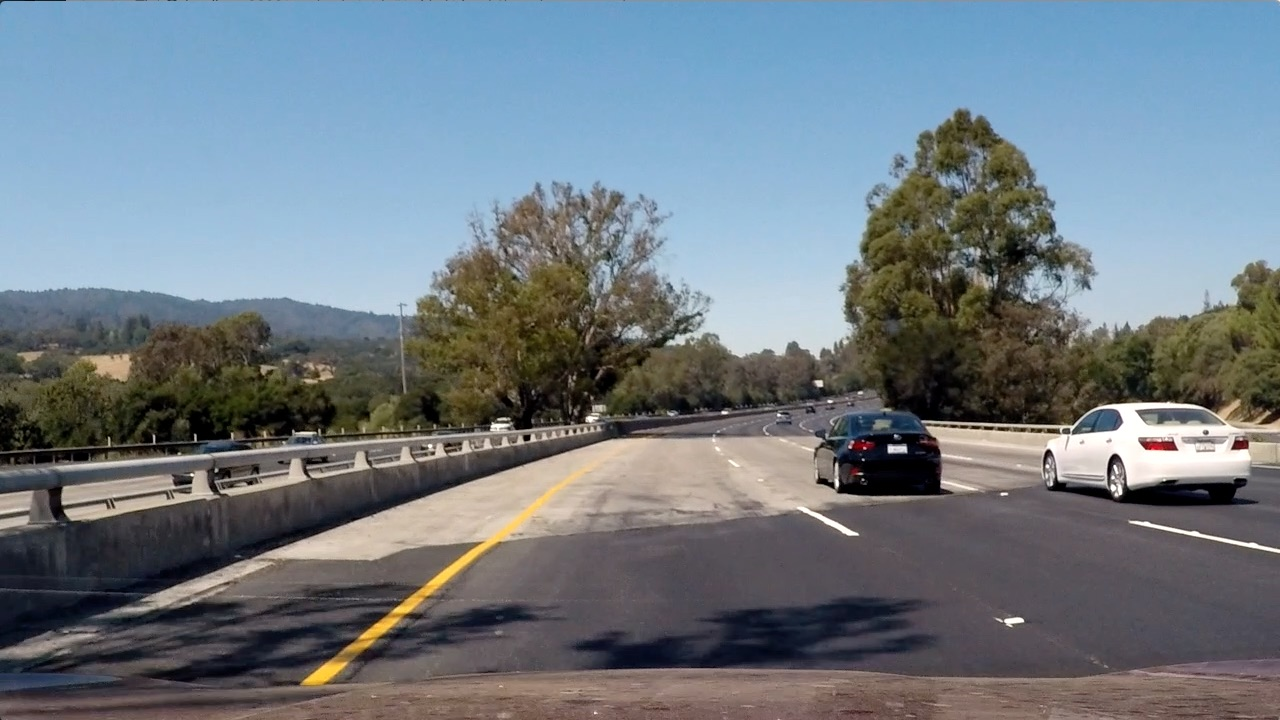
#> input picture test_images/test4.jpg, 1280 x 720 px
$ jupyter execute --allow-errors car_lanes.ipynb   (shell and % lines are left out)   (older library calls are emulated)
#> lines starting #> are read from the running program, lines starting #| are printed output that depends on the picture; after the words box and inside, x2 and y2 are one past the last pixel; in counts of white or black regions, pixels touching at a corner belong together
[cell 1]
# import necessary modules
import matplotlib.pyplot as plt
import matplotlib.image as mpimg
import numpy as np
import cv2
import os
import pickle
from scipy.interpolate import UnivariateSpline
from scipy.signal import find_peaks_cwt


pi = 3.14159
# Define size for sliding windows
window_size = 60

# load calibration data from pickled file
data = pickle.load( open( "camera_calibration.pkl", "rb" ) )
#> (reads camera_calibration.pkl from the repository)
mtx_camera = data[0]
dist_camera = data[1]

[cell 2]
#read an image
image = mpimg.imread('test_images/test4.jpg')
#> image is the input picture: shape (720, 1280, 3); mean R, G, B 112.2, 122.7, 130.9
# plot the image using matplot
plt.imshow(image)
plt.axis('off')

[cell 3]
def undistort_image(img, mtx, dist):
    """ function to undistort image using camera Matrix and distortion coeffcients from camera calibration  """
    undist_img = cv2.undistort(img, mtx, dist, None, mtx)
    return undist_img

def gaussian_blur(img, kernel=5):
    """ gaussian blur """
    blur = cv2.GaussianBlur(img,(kernel,kernel),0)
    return blur

def warp_image(img,src,dst,img_size):
    """ using cv2 function to apply perspective transform and get bird eye view"""
    M = cv2.getPerspectiveTransform(src, dst)
    warped = cv2.warpPerspective(img, M, img_size, flags=cv2.INTER_LINEAR)
    Minv = cv2.getPerspectiveTransform(dst, src)

    return warped,M,Minv

def apply_perspective_transform(image):
    """ Applies bird-eye perspective transform to an image """
    img_size = image.shape
    ht_window = np.uint(img_size[0]/1.5)
    hb_window = np.uint(img_size[0])
    c_window = np.uint(img_size[1]/2)
    ctl_window = c_window - .25*np.uint(img_size[1]/2)
    ctr_window = c_window + .25*np.uint(img_size[1]/2)
    cbl_window = c_window - 1*np.uint(img_size[1]/2)
    cbr_window = c_window + 1*np.uint(img_size[1]/2)
    src = np.float32([[cbl_window,hb_window],[cbr_window,hb_window],
                      [ctr_window,ht_window],[ctl_window,ht_window]])
    dst = np.float32([[0,img_size[0]],[img_size[1],img_size[0]],
                  [img_size[1],0],[0,0]])

    warped,M_warp,Minv_warp = warp_image(image,src,dst,(img_size[1],img_size[0])) # returns birds eye image
    return warped,M_warp,Minv_warp

def abs_sobel_thresh(img, orient='x', sobel_kernel=3, thresh=(0, 255)):
    # Calculate directional gradient
    # Apply threshold
    if orient=='x':
        img_s = cv2.Sobel(img,cv2.CV_64F, 1, 0)
    else:
        img_s = cv2.Sobel(img,cv2.CV_64F, 0, 1)
    img_abs = np.absolute(img_s)
    img_sobel = np.uint8(255*img_abs/np.max(img_abs))

    binary_output = 0*img_sobel
    binary_output[(img_sobel >= thresh[0]) & (img_sobel <= thresh[1])] = 1
    return binary_output

# Calculate gradient magnitude of sobel filter with threasold ranges between 0:255
# [31 lines left out: functions mag_thresh, dir_threshold, sobel_combined, not called in this run]

def color_mask(hsv,low,high):
    # Takes in low and high values and returns mask
    mask = cv2.inRange(hsv, low, high)
    return mask

# [5 lines left out: function apply_color_mask, not called in this run]


def get_mask_poly(img,poly_fit,window_sz):
    """
        This function returns masks for points used in computing polynomial fit.
    """
    mask_poly = np.zeros_like(img)
    img_size = np.shape(img)

    poly_pts = []
    pt_y_all = []

    for i in range(8):
        img_y1 = int(img_size[0]-img_size[0]*i/8) # take a slice from the image
        img_y2 =int(img_size[0]-img_size[0]*(i+1)/8)

        pt_y = (img_y1+img_y2)/2
        pt_y_all.append(pt_y)
        poly_pt = np.round(poly_fit[0]*pt_y**2 + poly_fit[1]*pt_y + poly_fit[2])

        poly_pts.append(poly_pt)

        mask_poly[img_y2:img_y1,int(poly_pt-window_sz):int(poly_pt+window_sz)] = 1.0

    return mask_poly, np.array(poly_pts),np.array(pt_y_all)
def cumulative_sum(a, n=3):
    """get cumulative sum"""
    ret = np.cumsum(a, dtype=float)
    ret[n:] = ret[n:] - ret[:-n]
    return ret[n - 1:] / n

def get_initial_mask(img,window_sz):
    """
    This function gets the mask of the lane where it gets the left and the right lanes
    seperatly and if any lane is not continuous it completes it to draw a continuous line
    and if no peak(Lane) found it returns the prev one
    """


    img = gaussian_blur(img,5)
    img_size = np.shape(img)
    mov_filtsize = int(img_size[1]/50.)
    mean_ln = np.mean(img[int(img_size[0]/2):,:],axis=0)
    mean_ln = cumulative_sum(mean_ln,mov_filtsize)
    # get the value of x axis of the two peaks
    indexes = find_peaks_cwt(mean_ln,[100], max_distances=[800])

    val_ind = np.array([mean_ln[indexes[i]] for i in range(len(indexes)) ])
    #* get the index of sorted elements
    ind_sorted = np.argsort(-val_ind)

    ind_peakR = indexes[ind_sorted[0]]
    ind_peakL = indexes[ind_sorted[1]]
    if ind_peakR<ind_peakL:
        ind_temp = ind_peakR
        ind_peakR = ind_peakL
        ind_peakL = ind_temp


    mask_L_i = np.zeros_like(img)
    mask_R_i = np.zeros_like(img)

    ind_peakR_prev = ind_peakR
    ind_peakL_prev = ind_peakL

    # Split image into 8 parts and compute histogram on each part

    for i in range(8):
        img_y1 = int(img_size[0]-img_size[0]*i/8)
        img_y2 = int(img_size[0]-img_size[0]*(i+1)/8)

        mean_lane_y = np.mean(img[img_y2:img_y1,:],axis=0)
        mean_lane_y = cumulative_sum(mean_lane_y,mov_filtsize)
        indexes = find_peaks_cwt(mean_lane_y,[100], max_distances=[800])

        if len(indexes)>1.5:
            val_ind = np.array([mean_ln[indexes[i]] for i in range(len(indexes)) ])
            ind_sorted = np.argsort(-val_ind)

            ind_peakR = indexes[ind_sorted[0]]
            ind_peakL = indexes[ind_sorted[1]]
            if ind_peakR<ind_peakL:
                ind_temp = ind_peakR
                ind_peakR = ind_peakL
                ind_peakL = ind_temp

        else:
        # If no pixels are found, use previous ones.
            if len(indexes)==1:
                if (np.abs(indexes[0]-ind_peakR_prev)<np.abs(indexes[0]-ind_peakL_prev)):
                    ind_peakR = indexes[0]
                    ind_peakL = ind_peakL_prev
                else:
                    ind_peakL = indexes[0]
                    ind_peakR = ind_peakR_prev
            else:
                ind_peakL = ind_peakL_prev
                ind_peakR = ind_peakR_prev


        # If new center is more than 60pixels away, use previous
        # Outlier rejection
        if np.abs(ind_peakL-ind_peakL_prev)>=60:
            ind_peakL = ind_peakL_prev

        if np.abs(ind_peakR-ind_peakR_prev)>=60:
            ind_peakR = ind_peakR_prev


        mask_L_i[img_y2:img_y1,int(ind_peakL-window_sz):int(ind_peakL+window_sz)] = 1.0
        mask_R_i[img_y2:img_y1,int(ind_peakR-window_sz):int(ind_peakR+window_sz)] = 1.0

        ind_peakL_prev = ind_peakL
        ind_peakR_prev = ind_peakR

    return mask_L_i,mask_R_i

[cell 4]
def get_val(y,pol_a):
    # Returns value of a quadratic polynomial
    return pol_a[0]*y**2+pol_a[1]*y+pol_a[2]

def draw_pw_lines(img,pts,color):
    # This function draws lines connecting 10 points along the polynomial
    pts = np.int_(pts)
    for i in range(10):
        x1 = pts[0][i][0]
        y1 = pts[0][i][1]
        x2 = pts[0][i+1][0]
        y2 = pts[0][i+1][1]
        cv2.line(img, (x1, y1), (x2, y2),color,50)

def get_curvature(pol_a,y_pt):
    # Returns curvature of a quadratic
    A = pol_a[0]
    B = pol_a[1]
    R_curve = (1+(2*A*y_pt+B)**2)**1.5/2/A
    return R_curve

def stack_arr(arr):
    # Stacks 1-channel array into 3-channel array to allow plotting
    return np.stack((arr, arr,arr), axis=2)

[cell 5]
left_bot=0
right_bot = 0
def pipeline_process_highway(image):

    global left_fit_prev
    global right_fit_prev
    global col_R_prev
    global col_L_prev
    global set_prev
    global mask_poly_L
    global mask_poly_R
    global left_bot
    global right_bot
    # Undistort image
    image = undistort_image(image, mtx_camera , dist_camera )

    # smooth the image
    image = gaussian_blur(image, kernel=5)

    # image size
    img_size = np.shape(image)

    # get bird eye view
    warped,M_warp,Minv_warp = apply_perspective_transform(image)


    image_HSV = cv2.cvtColor(warped,cv2.COLOR_RGB2HSV)
    # Define color ranges and apply color mask
    yellow_hsv_low  = np.array([ 0, 100, 100])
    yellow_hsv_high = np.array([ 50, 255, 255])

    white_hsv_low  = np.array([  20,   0,   180])
    white_hsv_high = np.array([ 255,  80, 255])
    # get yellow and white masks
    mask_yellow = color_mask(image_HSV,yellow_hsv_low,yellow_hsv_high)
    mask_white = color_mask(image_HSV,white_hsv_low,white_hsv_high)
    # Combine white and yellow masks into 1
    mask_lane = cv2.bitwise_or(mask_yellow,mask_white)

    # Convert image to HLS scheme
    image_HLS = cv2.cvtColor(warped,cv2.COLOR_RGB2HLS)

    # Apply sobel filters on L and S channels.
    img_gs = image_HLS[:,:,1]
    img_abs_x = abs_sobel_thresh(img_gs,'x',5,(50,225))
    img_abs_y = abs_sobel_thresh(img_gs,'y',5,(50,225))
    wraped2 = np.copy(cv2.bitwise_or(img_abs_x,img_abs_y))

    img_gs = image_HLS[:,:,2]
    img_abs_x = abs_sobel_thresh(img_gs,'x',5,(50,255))
    img_abs_y = abs_sobel_thresh(img_gs,'y',5,(50,255))
    wraped3 = np.copy(cv2.bitwise_or(img_abs_x,img_abs_y))


    # Combine sobel filter information from L and S channels.
    image_cmb = cv2.bitwise_or(wraped2,wraped3)
    image_cmb = gaussian_blur(image_cmb,25)


    # Combine masks from sobel and color masks.

    image_cmb1 = np.zeros_like(image_cmb)
    image_cmb1[(mask_lane>=.5)|(image_cmb>=.5)]=1


    # If this is first frame, get new mask.
    if set_prev == 0:
        image_cmb1 = gaussian_blur(image_cmb1,5)
        mask_poly_L,mask_poly_R = get_initial_mask(image_cmb1,40)


    # Define all colors as white to start.
    col_R = (255,255,255)
    col_L = (255,255,255)
    col_R = (255,255,255)
    col_L = (255,255,255)

    # Apply mask to sobel images and compute polynomial fit for left.
    img_L = np.copy(image_cmb1)
    img_L = cv2.bitwise_and(image_cmb1,image_cmb1,
                                mask = mask_poly_L)
    vals = np.argwhere(img_L>.5)
    if len(vals)<5: ## If less than 5 points
        left_fit = left_fit_prev
        col_L = col_L_prev
    else:
        all_x = vals.T[0]
        all_y =vals.T[1]
        left_fit = np.polyfit(all_x, all_y, 2)
        if np.sum(cv2.bitwise_and(img_L,mask_yellow))>1000:
            col_L = (255,255,0)

    # Apply mask to sobel images and compute polynomial fit for right.

    img_R = np.copy(image_cmb1)
    img_R = cv2.bitwise_and(image_cmb1,image_cmb1,
                                mask = mask_poly_R)
    vals = np.argwhere(img_R>.5)

    if len(vals)<5:
        right_fit = right_fit_prev
        col_R = col_R_prev
    else:
        all_x = vals.T[0]
        all_y =vals.T[1]
        right_fit = np.polyfit(all_x, all_y, 2)
        if np.sum(cv2.bitwise_and(img_R,mask_yellow))>1000:
            col_R = (255,255,0)


    ## assign initial mask, and save coefficient values for next frame

    if set_prev == 0:
        set_prev = 1
        right_fit_prev = right_fit
        left_fit_prev  = left_fit


    ## Check error between current coefficient and on from previous frame
    err_p_R = np.sum((right_fit[0]-right_fit_prev[0])**2) #/np.sum(right_fit_prev[0]**2)
    err_p_R = np.sqrt(err_p_R)
    if err_p_R>.0005:
        right_fit = right_fit_prev
        col_R = col_R_prev
    else:
        right_fit = .05*right_fit+.95*right_fit_prev

    ## Check error between current coefficient and on from previous frame
    err_p_L = np.sum((left_fit[0]-left_fit_prev[0])**2) #/np.sum(right_fit_prev[0]**2)
    err_p_L = np.sqrt(err_p_L)
    if err_p_L>.0005:
        left_fit =  left_fit_prev
        col_L = col_L_prev
    else:
        left_fit =  .05* left_fit+.95* left_fit_prev
## Compute lane mask for future frame
    mask_poly_L,left_pts,img_pts = get_mask_poly(image_cmb1,left_fit,window_size)
    mask_poly_R,right_pts,img_pts = get_mask_poly(image_cmb1,right_fit,window_size)


    ## Compute lanes

    right_y = np.arange(11)*img_size[0]/10
    right_fitx = right_fit[0]*right_y**2 + right_fit[1]*right_y + right_fit[2]

    left_y = np.arange(11)*img_size[0]/10
    left_fitx = left_fit[0]*left_y**2 + left_fit[1]*left_y + left_fit[2]

    warp_zero = np.zeros_like(image_cmb1).astype(np.uint8)
    color_warp = np.dstack((warp_zero, warp_zero, warp_zero))

    # Recast the x and y points into usable format for cv2.fillPoly()
    pts_left = np.array([np.transpose(np.vstack([left_fitx, left_y]))])
    pts_right = np.array([np.flipud(np.transpose(np.vstack([right_fitx, right_y])))])
    pts = np.hstack((pts_left, pts_right))


    ## Compute intercepts
    left_bot = get_val(img_size[0],left_fit)
    #print("left_bot", left_bot)
    right_bot = get_val(img_size[0],right_fit)
    #print("right_bot", right_bot)

    ## Compute center location
    val_center = (left_bot+right_bot)/2.0
    #print("val_center", val_center)

    ## Compute lane offset
    dist_offset = val_center - img_size[1]/2
    #print("img_size[1]/2", img_size[1]/2)
    #print("dist_offset", dist_offset)
    px_to_meter = 3.7/700
    dist_offset = np.round(dist_offset*px_to_meter,2)

    #print("dist_offset", dist_offset)
    str_offset = 'Lane deviation: ' + str(dist_offset) + ' m.'

    if dist_offset>0.4:
        cv2.fillPoly(color_warp, np.int_([pts]), (255,0, 0))
    else:
        cv2.fillPoly(color_warp, np.int_([pts]), (0,255, 0))


    # Draw the lane onto the warped blank image
    draw_pw_lines(color_warp,np.int_(pts_left),col_L)
    draw_pw_lines(color_warp,np.int_(pts_right),col_R)
    # Warp the blank back to original image space using inverse perspective matrix (Minv)

    newwarp = cv2.warpPerspective(color_warp, Minv_warp, (image.shape[1], image.shape[0]))
    # Combine the result with the original image
    result = cv2.addWeighted(image, 1, newwarp, 0.5, 0)

    left_curve = np.abs(get_curvature(left_fit,img_size[0]/2))
    Right_curve = np.abs(get_curvature(right_fit,img_size[0]/2))
    center_curve = (left_curve+ Right_curve) / 2
    str_curv = 'Curvature: Right = ' + str(np.round(Right_curve,2)) + ', Left = ' + str(np.round(left_curve,2))
    center_curv = "Radius of curvature = "  + str(np.round(center_curve,2)) + " m"
    # Change color if distance is more than 40 cm
    font = cv2.FONT_HERSHEY_COMPLEX
    if dist_offset<0.4:
        cv2.putText(result, str_curv, (30, 60), font, 1, (0,255,0), 2)
        cv2.putText(result, center_curv, (30, 90), font, 1, (0,255,0), 2)
        cv2.putText(result, str_offset, (30, 120), font, 1, (0,255,0), 2)

    else:
        cv2.putText(result, str_curv, (30, 60), font, 1, (255,0,0), 2)
        cv2.putText(result, center_curv, (30, 90), font, 1, (255,0,0), 2)
        cv2.putText(result, str_offset, (30, 120), font, 1, (255,0,0), 2)


    right_fit_prev = right_fit
    left_fit_prev  = left_fit
    col_R_prev = col_R
    col_L_prev = col_L


    #return result    # using cv2 for drawing text in diagnostic pipeline.

    if do_diagnosis == 1:
        font = cv2.FONT_HERSHEY_COMPLEX
        middlepanel = np.zeros((120, 1280, 3), dtype=np.uint8)
        cv2.putText(middlepanel, str_curv, (30, 60), font, 1, (255,0,0), 2)
        cv2.putText(middlepanel, center_curv, (30, 90), font, 1, (255,0,0), 2)
        cv2.putText(middlepanel, str_offset, (30, 120), font, 1, (255,0,0), 2)

        warped_cpy = warped.copy()
        cv2.putText(warped, "Eagle eye", (30, 90), font, 3, (255,0,255), 2)

        cv2.putText(mask_lane, "Mask lane", (30, 90), font, 3, (255,255,255), 2)
        #cv2.putText(image_HSV, "Left lane", (30, 60), font, 5, (160,0,73), 2)
        cv2.putText(color_warp, "Color lane transformed", (30, 60), font,1.5, (255,0,255), 2)
        cv2.putText(newwarp, "Color lane", (30, 60), font, 2.5, (255,0,255), 2)
        cmb_cpy = image_cmb1.copy()
        cv2.putText(image_cmb1, "Sobel and color masks", (30, 60), font, 2, (100,150,150), 2)

        cv2.putText(mask_poly_L, "Mask polynomial", (30, 60), font, 2, (100,150,150), 2)
        yellow_lane = apply_color_mask(image_HSV,warped_cpy,yellow_hsv_low,yellow_hsv_high)
        cv2.putText(yellow_lane, "Left Lane", (30, 90), font, 3, (255,0,255), 2)
        white_lane = apply_color_mask(image_HSV,warped_cpy,white_hsv_low,white_hsv_high)
        cv2.putText(white_lane, "Right Lane", (30, 90), font, 3, (255,0,255), 2)
        # assemble the screen example
        diagScreen = np.zeros((1080, 1920, 3), dtype=np.uint8)
        diagScreen[0:720, 0:1280] = result
        diagScreen[0:240, 1280:1600] = cv2.resize(warped, (320,240), interpolation=cv2.INTER_AREA)
        diagScreen[0:240, 1600:1920] = cv2.resize(stack_arr(mask_lane), (320,240), interpolation=cv2.INTER_AREA)

        diagScreen[240:480, 1280:1600] = cv2.resize(yellow_lane, (320,240), interpolation=cv2.INTER_AREA)
        diagScreen[240:480, 1600:1920] = cv2.resize(white_lane, (320,240), interpolation=cv2.INTER_AREA)*4
        diagScreen[600:1080, 1280:1920] = cv2.resize(color_warp, (640,480), interpolation=cv2.INTER_AREA)*4
        diagScreen[720:840, 0:1280] = middlepanel
        diagScreen[840:1080, 0:320] = cv2.resize(newwarp, (320,240), interpolation=cv2.INTER_AREA)

        diagScreen[840:1080, 520:840] = cv2.resize(stack_arr(255*image_cmb1), (320,240), interpolation=cv2.INTER_AREA)
        diagScreen[840:1080, 960:1280] = cv2.resize(stack_arr(255*mask_poly_L+255*mask_poly_R), (320,240), interpolation=cv2.INTER_AREA)
        return diagScreen
    else:
        return result

[cell 6]
do_diagnosis = 0
set_prev = 0

result_pipe = pipeline_process_highway(image)
#> in warp_image, `warped = cv2.warpPerspective(img, M, img_size, flags=cv2.INTER_LINEAR)`:
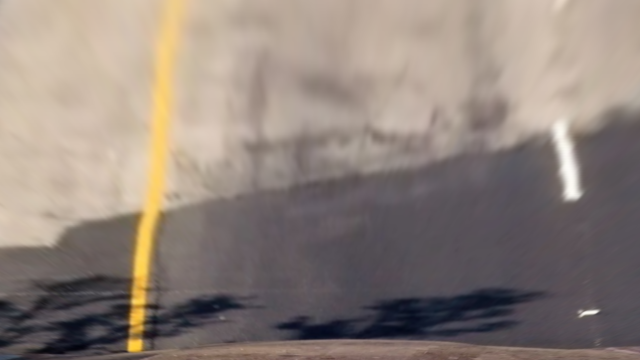
#> warped: shape (720, 1280, 3) (shown at 1/2 size); mean R, G, B 143.2, 130.5, 122.8
#> in apply_perspective_transform, `warped,M_warp,Minv_warp = warp_image(image,src,dst,(img_size[1],img_si..`: M_warp = [[-0.8, -1.6, 1152], [0, -2.4, 1152], [0, -0.0025, 1]]; Minv_warp = [[0.25, -0.667, 480], [0, -0.417, 480], [0, -0.00104, 1]]
#> in color_mask, `mask = cv2.inRange(hsv, low, high)`:
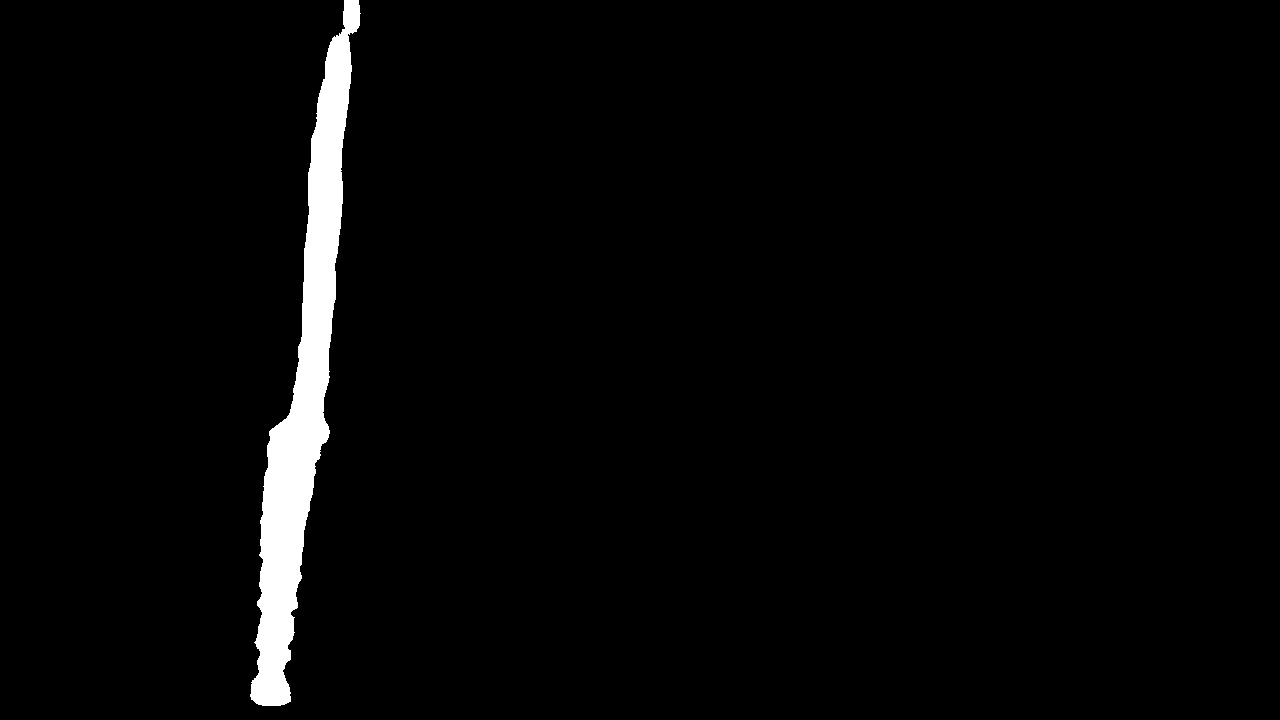
#> mask: shape (720, 1280); 2.7% white; 1 white region, box (x1, y1, x2, y2) and area: (250, 0, 361, 706) 24465
#> call 2 of draw_pw_lines, with pts = array of shape (1, 11, 2), color = (255, 255, 255)
#> in draw_pw_lines (call 2), `pts = np.int_(pts)`: pts = [[1181, 720], [1176, 648], [1170, 576], [1161, 504], [1152, 432], [1140, 360], [1127, 288], [1113, 216], [1096, 144], [1078, 72], [1059, 0]]
#> the loop in draw_pw_lines (call 2), `for i in range(10):` made 10 passes
#> (x1, y1, x2, y2) on passes 1 to 8: (1181, 720, 1176, 648), (1176, 648, 1170, 576), (1170, 576, 1161, 504), (1161, 504, 1152, 432), (1152, 432, 1140, 360), (1140, 360, 1127, 288), (1127, 288, 1113, 216), (1113, 216, 1096, 144)
#> after the loop in draw_pw_lines (call 2), `for i in range(10):`:
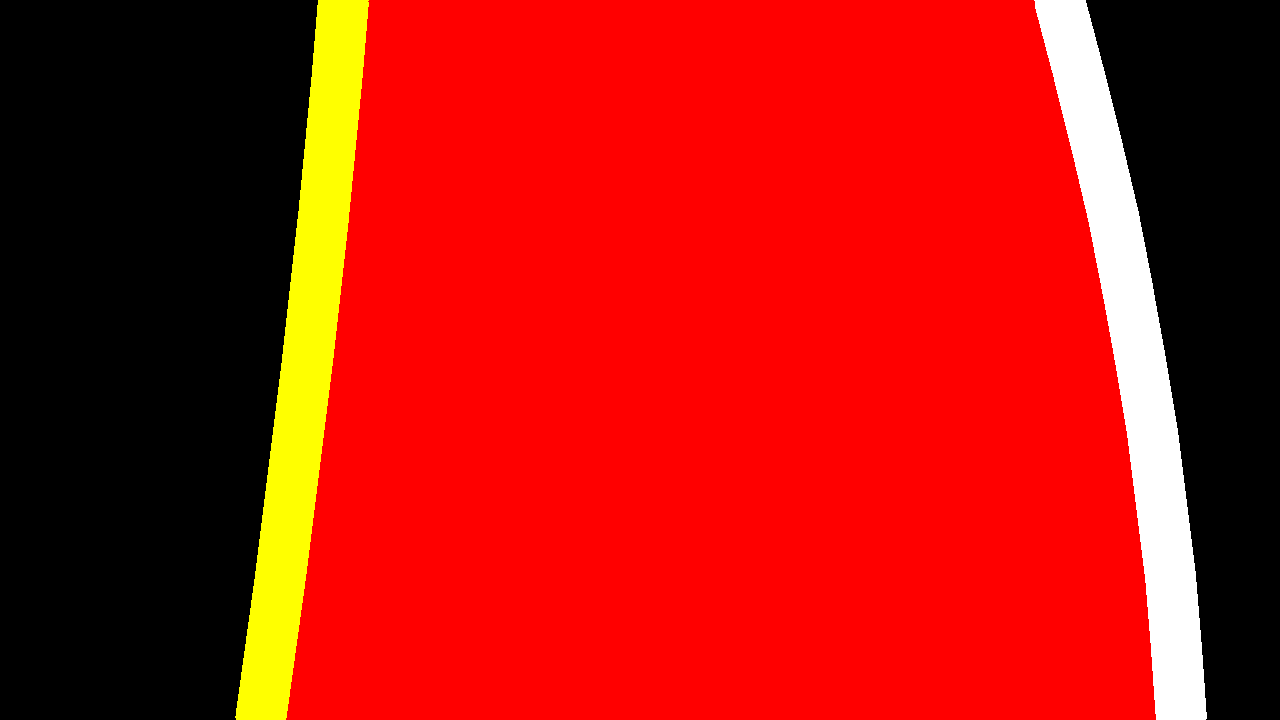
#> img: shape (720, 1280, 3); mean of channels 0, 1, 2 175.2, 20.5, 10.3; drawn as R, G, B
#> in pipeline_process_highway, `font = cv2.FONT_HERSHEY_COMPLEX`: font = 3
plt.imshow(result_pipe)
plt.plot(left_bot,720,'gs')
plt.plot(right_bot,720,'gs')
plt.plot((left_bot+right_bot)/2.0,720,'gs')
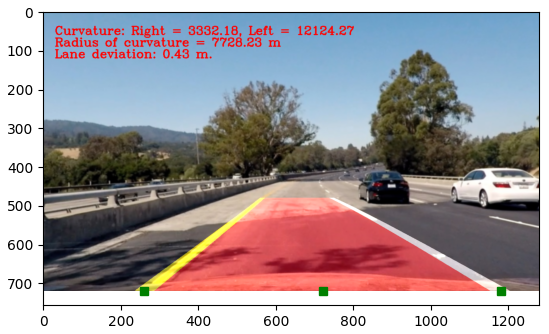
#> figure drawn by matplotlib, 1 panel
